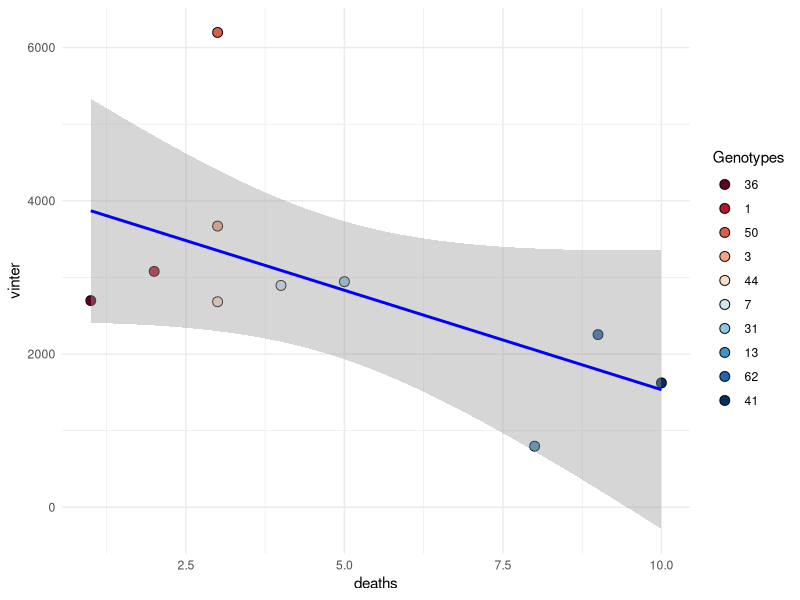

Recreate this plot in R.
#######Survival Analysis#####
###code adapted from Million et al 2022 https://github.com/wyattmillion/Acer_Morphological_Plasticity
surv <- read.csv("AcerMorphologyData_Imputed2.csv")
#install.packages("corr")
library(survival) # for survival analysis 
library(RColorBrewer)
library(survminer)
str(surv)
library(dplyr)

surv$T12_TOD<-as.numeric(surv$T12_TOD)

####Making a survival object where TOD is time of death event, and Dead is whether or not a fragment was dead
score<-surv[complete.cases(surv$T12_TOD),] #removing ramets Missing from outplant 
score$Genotype <- factor(score$Genotype)
score$Genotype<-relevel(score$Genotype,ref="36")## picked genet with best survival as reference
died=Surv(score$T12_TOD, score$T12_Dead)
scurveG<- survfit(died~Genotype,data=score)
scurveG
#n events median 0.95LCL 0.95UCL
#Genotype=36 25      1     NA      NA      NA #96 
#Genotype=1  20      2     NA      NA      NA #90
#Genotype=50 26      3     NA      NA      NA #88.5
#Genotype=3  26      3     NA      NA      NA #88.5
#Genotype=44 25      3     NA      NA      NA #88
#Genotype=7  23      4     NA      NA      NA #82.6
#Genotype=31 26      5     NA      NA      NA #80.8 
#Genotype=13 25      8     NA      NA      NA #68
#Genotype=62 24      9     NA       9      NA #62.5
#Genotype=41 26     10     NA       9      NA #61.5

score$Genotype<-factor(score$Genotype,levels=c("36","1","50","3","44","7","31","13","62","41"))## picked genet with best survival as reference

## total restoration value rankings 
# Remove rows where T0_TLE is NA to remove samples where we have sequence data but not field data 
#this includes samples where there 0 outplant data as well as samples that have T0 data but then no T3 data (lost)
surv <- surv[!is.na(surv$T0_TLE), ]
surv <- surv[surv$T12_Status != "M", ]
#changing NAs (just 0) at T12 to values 0 
surv <- surv %>%
  mutate(T12_Vinter = ifelse(is.na(T12_Vinter), 0, T12_Vinter),
         T9_Vinter = ifelse(is.na(T9_Vinter), 0, T9_Vinter),
         T6_Vinter = ifelse(is.na(T6_Vinter), 0, T6_Vinter),
         T3_Vinter = ifelse(is.na(T3_Vinter), 0, T3_Vinter))


#creating restoration value metric --> sum of Vcx at T12 in surviving ramets by genotype 
#ordering by genotype from best to worst survivor 
Genotypes <- c(36, 1, 50, 3, 44, 7, 31, 13, 62, 41)
surv$Genotype <- factor(surv$Genotype, levels = Genotypes)
surv <- surv[order(surv$Genotype), ]

# Initialize an empty dataframe for results
TotResValue <- data.frame(Genotype = integer(), sum_T12Vinter = numeric())

# Loop through each genotype and calculate the sum of T12 Vinter
for (Genotype in Genotypes) {
  sum_T12_Vinter <- sum(surv$T12_Vinter[surv$Genotype == Genotype], na.rm = FALSE)
  TotResValue <- rbind(TotResValue, data.frame(Genotype = Genotype, sum_T12_Vinter = sum_T12_Vinter))
}
#best to worst: 50, 3, 1, 31, 44, 36, 7, 41, 62, 13

#spearman correlation -- comparing rank orders 
Ranks <- data.frame(
  genotypes = c(36, 1, 50, 3, 44, 7, 31, 13, 62, 41),
  surv_ranks = c(1, 2, 3, 4, 5, 6, 7, 8, 9, 10), 
  resval_ranks =c(6, 3, 1, 2, 5, 7, 4, 10, 9, 8)
)
cor.test(Ranks$surv_ranks, Ranks$resval_ranks, method = "spearman") # p-value = 0.03509, rho =0.6848485
#the survival rank and resvalue ranks numbers are significantly correlated 

JennaRanks <- data.frame(
  genotypes = c(36, 1, 50, 3, 44, 7, 31, 13, 62, 41),
  old_ranks = c(1, 2, 3, 4, 5, 6, 7, 8, 9, 10), 
  new_ranks =c(1, 10, 4, 3, 8, 5, 2, 7, 6, 9)
)
cor.test(JennaRanks$old_ranks, JennaRanks$new_ranks, method = "spearman") # p-value = 0.03509, rho =0.6848485

#pearson correlation -- comparing the values themselves 
death_v_vinter <- data.frame(
  genotypes = c(36, 1, 50, 3, 44, 7, 31, 13, 62, 41),
    deaths = c(1, 2, 3, 3, 3, 4, 5, 8, 9, 10), 
    vinter = c(2697.192, 3078.816, 6197.946, 3669.834, 2682.318, 2895.230, 2944.329, 796.824, 2253.453, 1623.347)
)
#checking for normality for pearson correlation
shapiro.test(death_v_vinter$deaths)
shapiro.test(death_v_vinter$vinter)
#both values are normally distributed 
cor.test(death_v_vinter$deaths, death_v_vinter$vinter, method = "pearson") #p = p-value = 0.08436, cor = -0.5715047 
#plotting 
death_v_vinter$genotypes <- factor(death_v_vinter$genotypes, levels = unique(death_v_vinter$genotypes))
ggplot(data = death_v_vinter, aes(x = deaths, y = vinter)) +
  geom_point(aes(fill = genotypes), shape = 21, color = "black", size = 3) +  # Use fill in geom_point
  geom_smooth(method = "lm", color = "blue") +  # Add linear regression without fill aesthetic
  scale_fill_brewer(palette = "RdBu") +
  theme_minimal() +
  labs(fill = "Genotypes")

